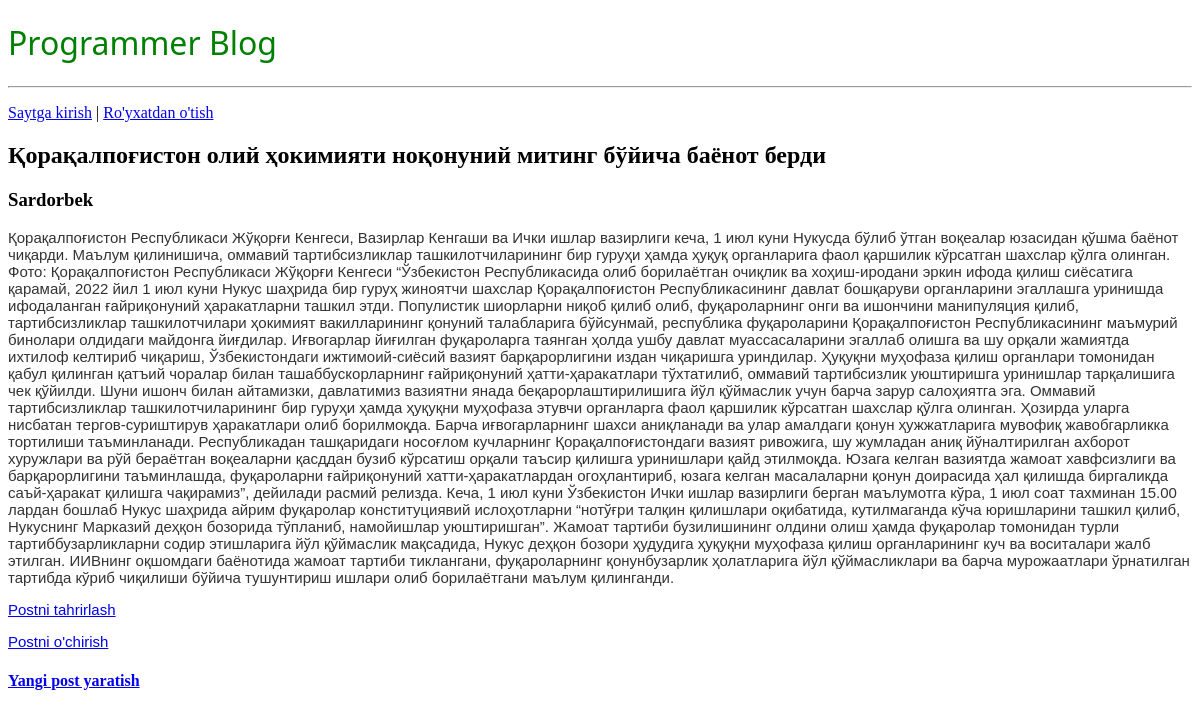
Screenshot of /post/2 with the database file from the repository.
### blog/models.py (models this page shows, shortened)
class Post(models.Model):
    title = models.CharField(max_length=200)
    author = models.ForeignKey(
        'auth.User',
        on_delete=models.CASCADE
    )
    body = models.TextField()

### blog/views.py (the view)
# urls.py: path('post/<int:pk>' , BlogDetailView.as_view() , name='post_detail'),
class BlogDetailView(DetailView):
    model = Post
    template_name = 'postdetail.html'

### templates/postdetail.html
{% extends 'base.html' %}
{% block content %}
    <div class="post-entry">
        <h2>{{post.title}}</h2>
        <h3>{{post.author}}</h3>
        <p>{{ post.body}}</p>
        <p><a href="{% url 'post_edit' post.pk %}">Postni tahrirlash</a></p>
        <p><a href="{% url 'post_del' post.pk %}">Postni o'chirish</a></p>
    </div>
{% endblock content %}

### static/css/base.css (style rules this page uses)
.post-entry p { font-family: sans-serif; color: #333; font-size: 15px; }

### rows the page displays
Post: title "Қорақалпоғистон олий ҳокимияти ноқонуний митинг бўйича баёнот берди", author "Sardorbek", body "Қорақалпоғистон Республикаси Жўқорғи Кенгеси, Вазирлар Кенгаши ва Ички ишлар вазирлиги кеча, 1 июл куни Нукусда бўлиб ўтган воқеалар юзасидан қўшма баёнот чиқарди. Маълум қилинишича, оммавий тартибсизликлар ташкилотчиларининг бир гуруҳи ҳамда ҳуқуқ органларига фаол қаршилик кўрсатган шахслар қўлга олинган. Фото: Қорақалпоғистон Республикаси Жўқорғи Кенгеси “Ўзбекистон Республикасида олиб борилаётган очиқлик ва хоҳиш-иродани эркин ифода қилиш сиёсатига қарамай, 2022 йил 1 июл куни Нукус шаҳрида бир гуруҳ жиноятчи шахслар Қорақалпоғистон Республикасининг давлат бошқаруви органларини эгаллашга уринишда ифодаланган ғайриқонуний ҳаракатларни ташкил этди. Популистик шиорларни ниқоб қилиб олиб,…"
